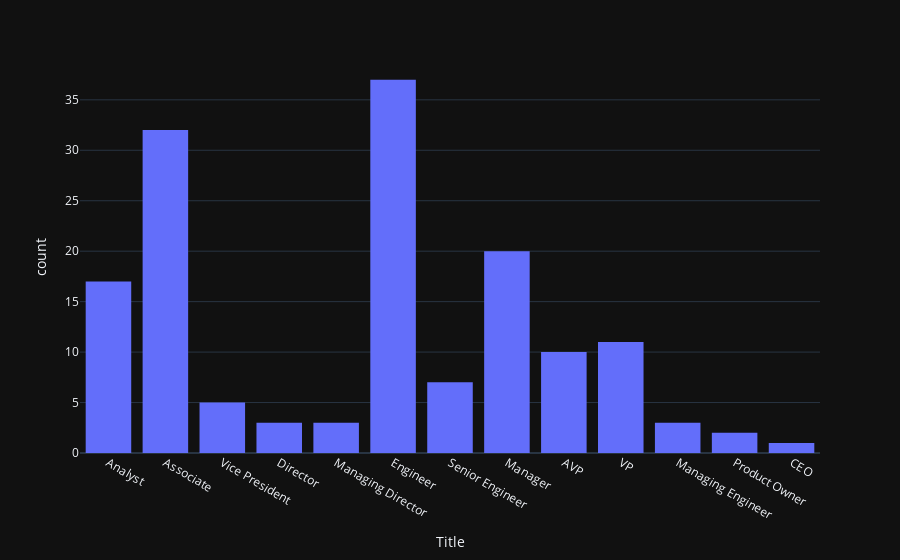

This figure's notebook cell:
### Code cell
import plotly.express as px
px.histogram(people_df, x="Title", template="plotly_dark")

### Figure 1 — Plotly figure (JSON) as saved in the notebook; plotly's stock layout.template omitted (floating-point values rounded to 4 significant figures; data arrays with more than 128 entries replaced by an {"elided": "..."} marker saying what was removed)
{"data": [{"alignmentgroup": "True", "bingroup": "x", "hovertemplate": "Title=%{x}<br>count=%{y}<extra></extra>", "legendgroup": "", "marker": {"color": "#636efa", "pattern": {"shape": ""}}, "name": "", "offsetgroup": "", "orientation": "v", "showlegend": false, "type": "histogram", "x": {"elided": "151 str values"}, "xaxis": "x", "yaxis": "y"}], "layout": {"barmode": "relative", "legend": {"tracegroupgap": 0}, "margin": {"t": 60}, "xaxis": {"anchor": "y", "domain": [0, 1], "title": {"text": "Title"}}, "yaxis": {"anchor": "x", "domain": [0, 1], "title": {"text": "count"}}}}
